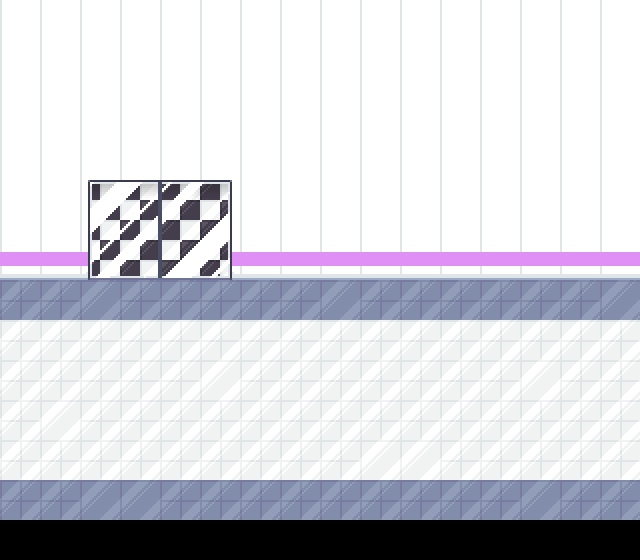

Below is a game level as drawn by its tile map, then a one-line description and the .tmx file that defines it, in full:
An orthogonal 16x14 tile map with 40x40 px tiles, 3 tile layers (tiles, decal, door), 2 tilesets and 16 objects (3x transition, 3x npc, floormirror, cameratarget, spawn, ...).

<map version="1.11" tiledversion="1.12.2" orientation="orthogonal" renderorder="right-down" width="16" height="14" tilewidth="40" tileheight="40" infinite="0" nextlayerid="11" nextobjectid="44">
 <editorsettings>
  <export target="cafeOutside.lua" format="lua" />
 </editorsettings>
 <properties>
  <property name="light" type="bool" value="true" />
  <property name="music" value="chloe" />
 </properties>
 <tileset firstgid="1" source="../tilesets/mall.tsx" />
 <tileset firstgid="57" source="../tilesets/mall_doors.tsx" />
 <layer id="1" name="tiles" width="16" height="14">
  <data encoding="csv">
9,9,9,9,9,9,9,9,9,9,9,9,9,9,9,9,
0,0,0,0,0,0,0,0,0,0,0,0,0,0,0,0,
9,9,9,9,9,9,9,9,9,9,9,9,9,9,9,9,
9,9,9,9,9,9,9,9,9,9,9,9,9,9,9,9,
9,9,39,39,39,39,9,9,9,9,9,9,9,9,9,9,
9,9,39,39,39,39,9,9,9,9,9,9,9,9,9,9,
16,16,39,39,39,39,16,16,16,16,16,16,16,16,16,16,
30,30,37,30,30,30,30,30,37,30,30,30,30,30,30,37,
29,29,29,29,29,29,29,29,29,29,29,29,29,29,29,29,
29,29,29,29,29,36,29,29,29,29,29,29,29,36,29,29,
29,36,29,29,29,29,29,29,29,29,29,29,29,29,29,29,
29,29,29,29,29,29,29,29,29,36,36,29,29,29,29,29,
30,30,37,37,30,30,30,30,30,30,30,30,30,37,30,30,
0,0,0,0,0,0,0,0,0,0,0,0,0,0,0,0
</data>
 </layer>
 <objectgroup id="8" name="floormirror" class="objects">
  <object id="37" name="floormirror" x="0" y="280" width="640" height="240" />
 </objectgroup>
 <layer id="2" name="decal" width="16" height="14">
  <data encoding="csv">
9,9,9,9,9,9,9,9,9,9,9,9,9,9,9,9,
9,9,9,9,9,9,9,9,9,9,9,9,9,9,9,9,
9,9,9,9,9,9,9,9,9,9,9,9,9,9,9,9,
0,0,0,0,0,0,0,0,0,0,0,0,0,0,0,0,
0,0,13,13,13,13,0,0,0,0,0,0,0,0,0,0,
0,0,0,0,0,0,0,0,0,0,0,0,0,0,0,0,
0,0,0,0,0,0,0,0,0,0,0,0,0,0,0,0,
0,0,0,0,0,0,0,0,0,0,0,0,0,0,0,0,
0,0,0,0,0,0,0,0,0,0,0,0,0,0,0,0,
0,0,0,0,0,0,0,0,0,0,0,0,0,0,0,0,
0,0,0,0,0,0,0,0,0,0,0,0,0,0,0,0,
0,0,0,0,0,0,0,0,0,0,0,0,0,0,0,0,
0,0,0,0,0,0,0,0,0,0,0,0,0,0,0,0,
0,0,0,0,0,0,0,0,0,0,0,0,0,0,0,0
</data>
 </layer>
 <layer id="9" name="door" width="16" height="14">
  <data encoding="csv">
0,0,0,0,0,0,0,0,0,0,0,0,0,0,0,0,
0,0,0,0,0,0,0,0,0,0,0,0,0,0,0,0,
0,0,0,0,0,0,0,0,0,0,0,0,0,0,0,0,
0,0,0,0,0,0,0,0,0,0,0,0,0,0,0,0,
0,0,57,58,59,60,0,0,0,0,0,0,0,0,0,0,
0,0,67,68,69,70,0,0,0,0,0,0,0,0,0,0,
0,0,77,78,79,80,0,0,0,0,0,0,0,0,0,0,
0,0,0,0,0,0,0,0,0,0,0,0,0,0,0,0,
0,0,0,0,0,0,0,0,0,0,0,0,0,0,0,0,
0,0,0,0,0,0,0,0,0,0,0,0,0,0,0,0,
0,0,0,0,0,0,0,0,0,0,0,0,0,0,0,0,
0,0,0,0,0,0,0,0,0,0,0,0,0,0,0,0,
0,0,0,0,0,0,0,0,0,0,0,0,0,0,0,0,
0,0,0,0,0,0,0,0,0,0,0,0,0,0,0,0
</data>
 </layer>
 <objectgroup color="#0000ff" id="3" name="collision" opacity="0.5">
  <object id="7" x="0" y="240" width="80" height="40" />
  <object id="12" x="0" y="520" width="640" height="40" />
  <object id="27" x="240" y="240" width="400" height="40" />
 </objectgroup>
 <objectgroup color="#ff00ff" id="5" name="objects">
  <object id="25" name="transition" x="-40" y="280" width="40" height="240">
   <properties>
    <property name="map" value="eastHall" />
    <property name="marker" value="right" />
   </properties>
  </object>
  <object id="26" name="transition" x="80" y="240" width="160" height="40">
   <properties>
    <property name="map" value="cafe" />
    <property name="marker" value="entry" />
   </properties>
  </object>
  <object id="30" name="transition" x="640" y="280" width="40" height="240">
   <properties>
    <property name="map" value="hall" />
    <property name="marker" value="left" />
   </properties>
  </object>
  <object id="38" name="npc" x="140" y="500" width="40" height="40">
   <properties>
    <property name="actor" value="bench/bottom" />
    <property name="cutscene" value="generic.bench" />
   </properties>
  </object>
  <object id="39" name="npc" x="460" y="500" width="40" height="40">
   <properties>
    <property name="actor" value="bench/bottom" />
    <property name="cutscene" value="generic.bench" />
   </properties>
  </object>
  <object id="40" name="npc" x="300" y="140" width="40" height="40">
   <properties>
    <property name="actor" value="cafesign" />
   </properties>
  </object>
  <object id="41" name="cameratarget" x="280" y="280" width="280" height="20">
   <properties>
    <property name="marker" value="cam" />
    <property name="speed" type="int" value="8" />
   </properties>
  </object>
 </objectgroup>
 <objectgroup color="#7f00ff" id="4" name="markers">
  <object id="5" name="spawn" x="320" y="400">
   <point />
  </object>
  <object id="8" name="entryLeft" x="40" y="400">
   <point />
  </object>
  <object id="16" name="entryRight" x="600" y="400">
   <point />
  </object>
  <object id="31" name="entryCafe" x="160" y="320">
   <point />
  </object>
  <object id="43" name="cam" x="320" y="150">
   <point />
  </object>
 </objectgroup>
</map>
